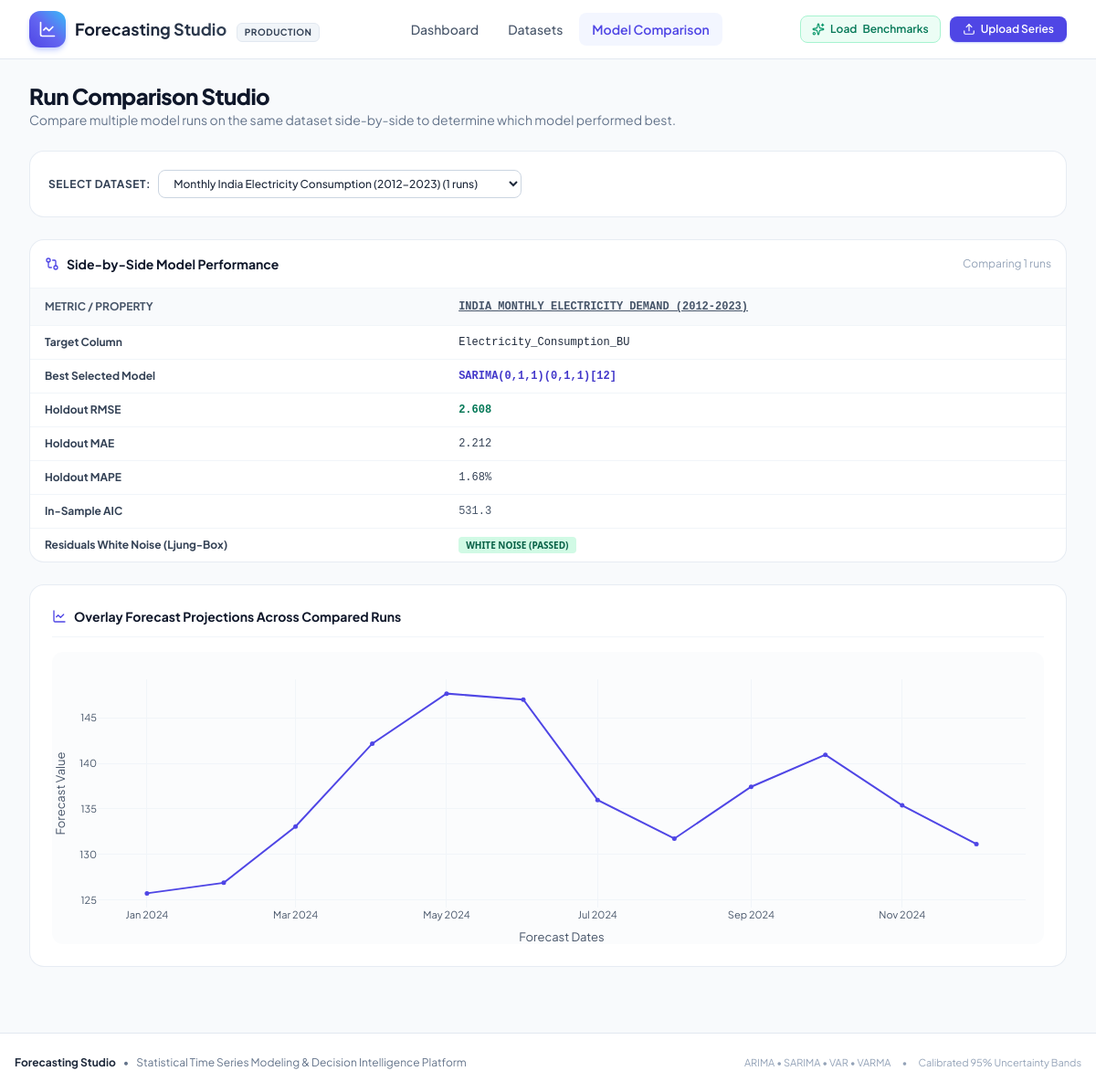
The page /compare/ on the database its author committed.
### studio/models.py (models this page shows, shortened)
class AnalysisRun(models.Model):
    dataset = models.ForeignKey(Dataset, on_delete=models.CASCADE, related_name='runs')
    run_name = models.CharField(max_length=200, default='Univariate Analysis')
    date_column = models.CharField(max_length=100)
    target_column = models.CharField(max_length=100)
    frequency = models.CharField(max_length=20, default='MS')
    seasonal_period = models.IntegerField(default=12)
    holdout_size = models.IntegerField(default=12)
    forecast_horizon = models.IntegerField(default=12)
    created_at = models.DateTimeField(auto_now_add=True)
    summary_headline = models.CharField(max_length=300, blank=True, default='')
    summary_text = models.TextField(blank=True, default='')
    q1_data_quality = models.JSONField(default=dict)
    q2_decomposition = models.JSONField(default=dict)
    q3_stationarity = models.JSONField(default=dict)
    q4_acf_pacf = models.JSONField(default=dict)
    q5_best_model = models.JSONField(default=dict)
    q6_residuals = models.JSONField(default=dict)
    q7_forecast = models.JSONField(default=dict)
    warnings = models.JSONField(default=list)
    class Meta:
        ordering = ['-created_at']
    @property
    def best_candidate(self):
        return self.candidates.filter(is_best=True).first() or self.candidates.first()

class ModelCandidate(models.Model):
    run = models.ForeignKey(AnalysisRun, on_delete=models.CASCADE, related_name='candidates')
    model_name = models.CharField(max_length=100)
    model_family = models.CharField(max_length=50) # AR, MA, ARMA, ARIMA, SARIMA, Baseline
    order_str = models.CharField(max_length=50, blank=True, default='')
    seasonal_order_str = models.CharField(max_length=50, blank=True, default='')
    aic = models.FloatField(null=True, blank=True)
    bic = models.FloatField(null=True, blank=True)
    rmse = models.FloatField(null=True, blank=True)
    mae = models.FloatField(null=True, blank=True)
    mape = models.FloatField(null=True, blank=True)
    rank = models.IntegerField(default=99)
    is_best = models.BooleanField(default=False)
    fit_success = models.BooleanField(default=True)
    notes = models.TextField(blank=True, default='')
    class Meta:
        ordering = ['rank', 'rmse', 'aic']

### studio/views.py (the view)
# urls.py: path('compare/', views.RunCompareView.as_view(), name='run_compare'),
class RunCompareView(View):
    def get(self, request):
        dataset_id = request.GET.get('dataset')
        run_ids = request.GET.getlist('runs')
        datasets = Dataset.objects.filter(runs__isnull=False).distinct()
        selected_dataset = None
        runs_to_compare = []
        if dataset_id:
            selected_dataset = get_object_or_404(Dataset, pk=dataset_id)
            available_runs = selected_dataset.runs.all()
            if run_ids:
                runs_to_compare = AnalysisRun.objects.filter(id__in=run_ids, dataset=selected_dataset).prefetch_related('candidates')
            else:
                runs_to_compare = available_runs[:3]
        else:
            if datasets.exists():
                selected_dataset = datasets.first()
                runs_to_compare = selected_dataset.runs.all()[:3]
        compare_chart_data = {
            'runs': []
        }
        for r in runs_to_compare:
            q7 = r.q7_forecast
            compare_chart_data['runs'].append({
                'run_name': r.run_name,
                'target': r.target_column,
                'best_model': r.best_candidate.model_name if r.best_candidate else 'N/A',
                'rmse': r.best_candidate.rmse if r.best_candidate else None,
                'dates': q7.get('future_dates', []),
                'mean': q7.get('mean', [])
            })
        context = {
            'datasets': datasets,
            'selected_dataset': selected_dataset,
            'runs_to_compare': runs_to_compare,
            'compare_json': json.dumps(compare_chart_data)
        }
        return render(request, 'studio/run_compare.html', context)

### templates/studio/run_compare.html (shortened to what this page needs)
{% extends 'base.html' %}
{% block content %}
<div class="space-y-6">
    <div class="flex flex-col sm:flex-row sm:items-center justify-between gap-4">
        <div>
            <h1 class="text-xl sm:text-2xl font-extrabold text-slate-900 tracking-tight">Run Comparison Studio</h1>
            <p class="text-xs sm:text-sm text-slate-500">Compare multiple model runs on the same dataset side-by-side to determine which model performed best.</p>
        </div>
    </div>
    <div class="bg-white rounded-2xl border border-slate-200/80 p-5 shadow-xs">
        <form method="get" class="flex flex-wrap items-center gap-4 text-xs">
            <div class="flex items-center gap-2">
                <label class="font-bold text-slate-700 uppercase tracking-wider">Select Dataset:</label>
                <select name="dataset" onchange="this.form.submit()" class="px-3 py-1.5 border border-slate-300 rounded-lg text-xs bg-white focus:ring-2 focus:ring-indigo-500 font-medium">
                    {% for ds in datasets %}
                    <option value="{{ ds.pk }}" {% if ds == selected_dataset %}selected{% endif %}>
                        {{ ds.name }} ({{ ds.runs.count }} runs)
                    </option>
                    {% endfor %}
                </select>
            </div>
        </form>
    </div>
    {% if runs_to_compare %}
    <div class="bg-white rounded-2xl border border-slate-200/80 shadow-xs overflow-hidden">
        <div class="p-4 border-b border-slate-100 flex items-center justify-between">
            <h3 class="text-sm font-bold text-slate-900 flex items-center gap-2">
                <i data-lucide="git-compare" class="w-4 h-4 text-indigo-600"></i>
                <span>Side-by-Side Model Performance</span>
            </h3>
            <span class="text-xs text-slate-400">Comparing {{ runs_to_compare|length }} runs</span>
        </div>
        <div class="overflow-x-auto">
            <table class="w-full text-xs text-left">
                <thead class="bg-slate-50 text-slate-600 font-semibold uppercase border-b border-slate-100">
                    <tr>
                        <th class="px-4 py-3">Metric / Property</th>
                        {% for r in runs_to_compare %}
                        <th class="px-4 py-3 font-mono">
                            <a href="{% url 'univariate_detail' r.pk %}" class="hover:text-indigo-600 underline">
                                {{ r.run_name }}
                            </a>
                        </th>
                        {% endfor %}
                    </tr>
                </thead>
                <tbody class="divide-y divide-slate-100">
                    <tr class="hover:bg-slate-50/50">
                        <td class="px-4 py-2.5 font-bold text-slate-700">Target Column</td>
                        {% for r in runs_to_compare %}
                        <td class="px-4 py-2.5 font-mono text-slate-800">{{ r.target_column }}</td>
                        {% endfor %}
                    </tr>
                    <tr class="hover:bg-slate-50/50">
                        <td class="px-4 py-2.5 font-bold text-slate-700">Best Selected Model</td>
                        {% for r in runs_to_compare %}
                        <td class="px-4 py-2.5 font-mono font-bold text-indigo-700">
                            {{ r.best_candidate.model_name|default:"N/A" }}
                        </td>
                        {% endfor %}
                    </tr>
                    <tr class="hover:bg-slate-50/50">
                        <td class="px-4 py-2.5 font-bold text-slate-700">Holdout RMSE</td>
                        {% for r in runs_to_compare %}
                        <td class="px-4 py-2.5 font-mono font-bold text-emerald-700">
                            {{ r.best_candidate.rmse|floatformat:3|default:"N/A" }}
                        </td>
                        {% endfor %}
                    </tr>
                    <tr class="hover:bg-slate-50/50">
                        <td class="px-4 py-2.5 font-bold text-slate-700">Holdout MAE</td>
                        {% for r in runs_to_compare %}
                        <td class="px-4 py-2.5 font-mono text-slate-700">
                            {{ r.best_candidate.mae|floatformat:3|default:"N/A" }}
                        </td>
                        {% endfor %}
                    </tr>
                    <tr class="hover:bg-slate-50/50">
                        <td class="px-4 py-2.5 font-bold text-slate-700">Holdout MAPE</td>
                        {% for r in runs_to_compare %}
                        <td class="px-4 py-2.5 font-mono text-slate-700">
                            {{ r.best_candidate.mape|floatformat:2|default:"N/A" }}%
                        </td>
                        {% endfor %}
                    </tr>
                    <tr class="hover:bg-slate-50/50">
                        <td class="px-4 py-2.5 font-bold text-slate-700">In-Sample AIC</td>
                        {% for r in runs_to_compare %}
                        <td class="px-4 py-2.5 font-mono text-slate-600">
                            {{ r.best_candidate.aic|floatformat:1|default:"N/A" }}
                        </td>
                        {% endfor %}
                    </tr>
                    <tr class="hover:bg-slate-50/50">
                        <td class="px-4 py-2.5 font-bold text-slate-700">Residuals White Noise (Ljung-Box)</td>
                        {% for r in runs_to_compare %}
                        <td class="px-4 py-2.5 font-sans">
                            <span class="px-2 py-0.5 rounded text-[10px] font-bold uppercase {% if r.q6_residuals.is_white_noise %}bg-emerald-100 text-emerald-800{% else %}bg-amber-100 text-amber-800{% endif %}">
                                {% if r.q6_residuals.is_white_noise %}White Noise (Passed){% else %}Autocorrelated{% endif %}
                            </span>
                        </td>
                        {% endfor %}
                    </tr>
                </tbody>
            </table>
        </div>
    </div>
    <div class="bg-white rounded-2xl border border-slate-200/80 shadow-xs p-6 space-y-4">
        <div class="pb-3 border-b border-slate-100">
            <h3 class="text-sm font-bold text-slate-900 flex items-center gap-2">
                <i data-lucide="line-chart" class="w-4 h-4 text-indigo-600"></i>
                <span>Overlay Forecast Projections Across Compared Runs</span>
            </h3>
        </div>
        <div id="compare_chart" class="w-full h-80 rounded-xl bg-slate-50/50"></div>
    </div>
    {% endif %}
</div>
{% endblock %}

### templates/base.html (style rules this page uses)
body { font-family: 'Plus Jakarta Sans', sans-serif; }
code, pre, .font-mono { font-family: 'JetBrains Mono', monospace; }

### rows shown on the page
AnalysisRun: run_name "INDIA MONTHLY ELECTRICITY DEMAND (2012-2023)", target_column "Electricity_Consumption_BU", best_candidate.model_name "SARIMA(0,1,1)(0,1,1)[12]", best_candidate.rmse "2.608", best_candidate.mae "2.212", best_candidate.mape "1.68", best_candidate.aic "531.3", shows "WHITE NOISE (PASSED)"

### other values the page prints
{{ runs_to_compare|length }} "1"
form field dataset "Monthly India Electricity Consumption (2012-2023) (1 runs)"
